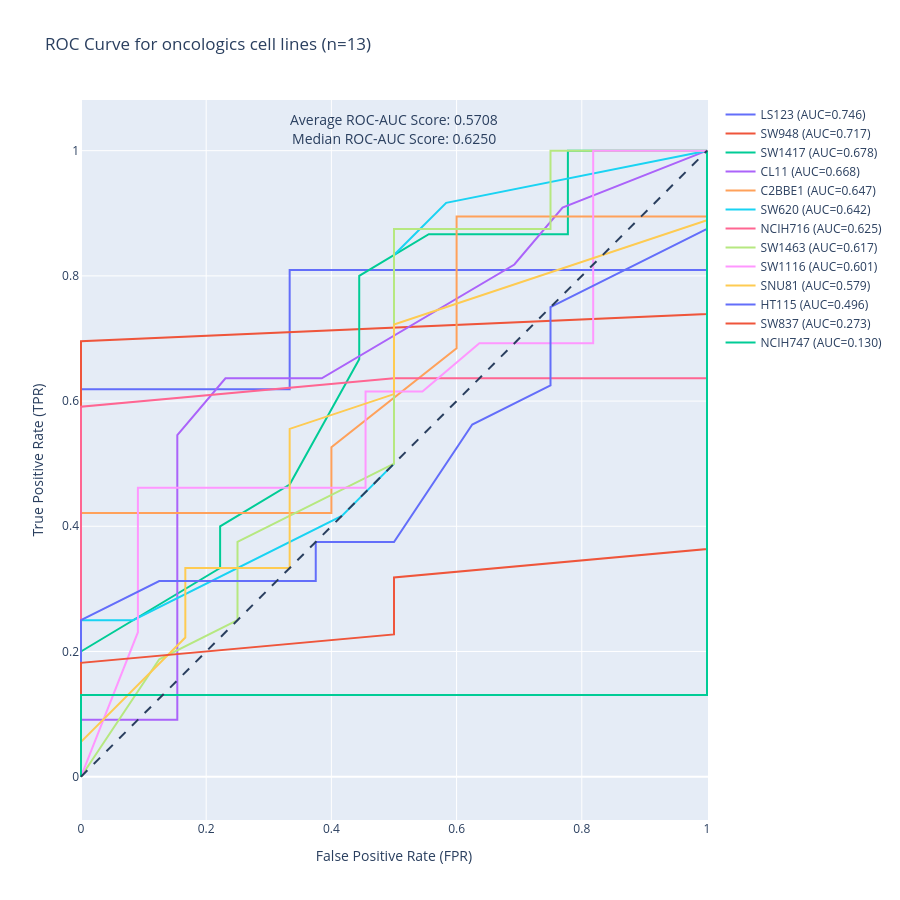

Notebook cell for this chart:
### Markdown cell above
## 3. ROC and PR Curves (with New Features)

ROC (Receiver Operating Characteristic) and PR (Precision-Recall) curves assess model discrimination ability.

**New features**:
- **Enhanced hover**: Shows threshold, MCC, balanced accuracy, N pos/neg, confidence intervals
- **Threshold sweeps**: Micro-sensitivity analysis around the configured threshold
- **Bootstrap CIs**: Confidence intervals for AUC scores (if enabled in config)

**Interpretation**:
- **ROC-AUC > 0.7**: Good discrimination
- **PR-AUC**: Better for imbalanced datasets
- Curves closer to top-left = better performance

### Code cell
# Generate ROC and PR curves with all enhancements
make_roc_plots(
    results_dir=str(results_dir),
    plots_dir=str(plots_dir),
    show=show,
    tissue='oncologics',
    width=900,
    height=900,
    plot_sweeps=True  # Enable threshold sweep visualization
)

### Figure 1 — Plotly figure (JSON) as saved in the notebook; plotly's stock layout.template omitted (floating-point values rounded to 4 significant figures)
{"data": [{"customdata": [[1e-05, 0.5, 21, 3, 0.5238, 0.913, 0.8974, 0.9944], [1e-05, 0.5, 21, 3, 0.5238, 0.913, 0.8974, 0.9944], [1e-05, 0.5, 21, 3, 0.5238, 0.913, 0.8974, 0.9944], [1e-05, 0.5, 21, 3, 0.5238, 0.913, 0.8974, 0.9944], [1e-05, 0.5, 21, 3, 0.5238, 0.913, 0.8974, 0.9944], [1e-05, 0.5, 21, 3, 0.5238, 0.913, 0.8974, 0.9944], [1e-05, 0.5, 21, 3, 0.5238, 0.913, 0.8974, 0.9944], [1e-05, 0.5, 21, 3, 0.5238, 0.913, 0.8974, 0.9944], [1e-05, 0.5, 21, 3, 0.5238, 0.913, 0.8974, 0.9944], [1e-05, 0.5, 21, 3, 0.5238, 0.913, 0.8974, 0.9944]], "hovertemplate": "<b>%{text}</b><br>x=%{x:.3f}, y=%{y:.3f}<br>threshold=%{customdata[0]}<br>BalAcc=%{customdata[1]}<br>Npos=%{customdata[2]} | Nneg=%{customdata[3]}<br>ROC CI=[%{customdata[4]}, %{customdata[5]}]<br>PR CI=[%{customdata[6]}, %{customdata[7]}]<extra></extra>", "mode": "lines", "name": "LS123 (AUC=0.746)", "text": ["LS123", "LS123", "LS123", "LS123", "LS123", "LS123", "LS123", "LS123", "LS123", "LS123"], "type": "scatter", "x": [0, 0, 0, 0, 0, 0, 0.3333, 0.3333, 1, 1], "y": [0, 0.09524, 0.2857, 0.3333, 0.5238, 0.619, 0.619, 0.8095, 0.8095, 1]}, {"customdata": [[1e-05, 0.5, 23, 1, 0.5435, 0.8913, 0.9343, 0.9944], [1e-05, 0.5, 23, 1, 0.5435, 0.8913, 0.9343, 0.9944], [1e-05, 0.5, 23, 1, 0.5435, 0.8913, 0.9343, 0.9944], [1e-05, 0.5, 23, 1, 0.5435, 0.8913, 0.9343, 0.9944], [1e-05, 0.5, 23, 1, 0.5435, 0.8913, 0.9343, 0.9944], [1e-05, 0.5, 23, 1, 0.5435, 0.8913, 0.9343, 0.9944], [1e-05, 0.5, 23, 1, 0.5435, 0.8913, 0.9343, 0.9944], [1e-05, 0.5, 23, 1, 0.5435, 0.8913, 0.9343, 0.9944], [1e-05, 0.5, 23, 1, 0.5435, 0.8913, 0.9343, 0.9944], [1e-05, 0.5, 23, 1, 0.5435, 0.8913, 0.9343, 0.9944]], "hovertemplate": "<b>%{text}</b><br>x=%{x:.3f}, y=%{y:.3f}<br>threshold=%{customdata[0]}<br>BalAcc=%{customdata[1]}<br>Npos=%{customdata[2]} | Nneg=%{customdata[3]}<br>ROC CI=[%{customdata[4]}, %{customdata[5]}]<br>PR CI=[%{customdata[6]}, %{customdata[7]}]<extra></extra>", "mode": "lines", "name": "SW948 (AUC=0.717)", "text": ["SW948", "SW948", "SW948", "SW948", "SW948", "SW948", "SW948", "SW948", "SW948", "SW948"], "type": "scatter", "x": [0, 0, 0, 0, 0, 0, 0, 0, 1, 1], "y": [0, 0.1739, 0.2609, 0.3043, 0.4783, 0.5217, 0.6087, 0.6957, 0.7391, 1]}, {"customdata": [[1e-05, 0.5, 15, 9, 0.4183, 0.8937, 0.5635, 0.9429], [1e-05, 0.5, 15, 9, 0.4183, 0.8937, 0.5635, 0.9429], [1e-05, 0.5, 15, 9, 0.4183, 0.8937, 0.5635, 0.9429], [1e-05, 0.5, 15, 9, 0.4183, 0.8937, 0.5635, 0.9429], [1e-05, 0.5, 15, 9, 0.4183, 0.8937, 0.5635, 0.9429], [1e-05, 0.5, 15, 9, 0.4183, 0.8937, 0.5635, 0.9429], [1e-05, 0.5, 15, 9, 0.4183, 0.8937, 0.5635, 0.9429], [1e-05, 0.5, 15, 9, 0.4183, 0.8937, 0.5635, 0.9429], [1e-05, 0.5, 15, 9, 0.4183, 0.8937, 0.5635, 0.9429], [1e-05, 0.5, 15, 9, 0.4183, 0.8937, 0.5635, 0.9429], [1e-05, 0.5, 15, 9, 0.4183, 0.8937, 0.5635, 0.9429], [1e-05, 0.5, 15, 9, 0.4183, 0.8937, 0.5635, 0.9429]], "hovertemplate": "<b>%{text}</b><br>x=%{x:.3f}, y=%{y:.3f}<br>threshold=%{customdata[0]}<br>BalAcc=%{customdata[1]}<br>Npos=%{customdata[2]} | Nneg=%{customdata[3]}<br>ROC CI=[%{customdata[4]}, %{customdata[5]}]<br>PR CI=[%{customdata[6]}, %{customdata[7]}]<extra></extra>", "mode": "lines", "name": "SW1417 (AUC=0.678)", "text": ["SW1417", "SW1417", "SW1417", "SW1417", "SW1417", "SW1417", "SW1417", "SW1417", "SW1417", "SW1417", "SW1417", "SW1417"], "type": "scatter", "x": [0, 0, 0, 0.2222, 0.2222, 0.3333, 0.4444, 0.4444, 0.5556, 0.7778, 0.7778, 1], "y": [0, 0.06667, 0.2, 0.3333, 0.4, 0.4667, 0.6667, 0.8, 0.8667, 0.8667, 1, 1]}, {"customdata": [[1e-05, 0.5, 11, 13, 0.438, 0.8853, 0.3661, 0.8926], [1e-05, 0.5, 11, 13, 0.438, 0.8853, 0.3661, 0.8926], [1e-05, 0.5, 11, 13, 0.438, 0.8853, 0.3661, 0.8926], [1e-05, 0.5, 11, 13, 0.438, 0.8853, 0.3661, 0.8926], [1e-05, 0.5, 11, 13, 0.438, 0.8853, 0.3661, 0.8926], [1e-05, 0.5, 11, 13, 0.438, 0.8853, 0.3661, 0.8926], [1e-05, 0.5, 11, 13, 0.438, 0.8853, 0.3661, 0.8926], [1e-05, 0.5, 11, 13, 0.438, 0.8853, 0.3661, 0.8926], [1e-05, 0.5, 11, 13, 0.438, 0.8853, 0.3661, 0.8926], [1e-05, 0.5, 11, 13, 0.438, 0.8853, 0.3661, 0.8926]], "hovertemplate": "<b>%{text}</b><br>x=%{x:.3f}, y=%{y:.3f}<br>threshold=%{customdata[0]}<br>BalAcc=%{customdata[1]}<br>Npos=%{customdata[2]} | Nneg=%{customdata[3]}<br>ROC CI=[%{customdata[4]}, %{customdata[5]}]<br>PR CI=[%{customdata[6]}, %{customdata[7]}]<extra></extra>", "mode": "lines", "name": "CL11 (AUC=0.668)", "text": ["CL11", "CL11", "CL11", "CL11", "CL11", "CL11", "CL11", "CL11", "CL11", "CL11"], "type": "scatter", "x": [0, 0, 0.1538, 0.1538, 0.1538, 0.2308, 0.3846, 0.6923, 0.7692, 1], "y": [0, 0.09091, 0.09091, 0.1818, 0.5455, 0.6364, 0.6364, 0.8182, 0.9091, 1]}, {"customdata": [[1e-05, 0.5, 19, 5, 0.36, 0.886, 0.7711, 0.9886], [1e-05, 0.5, 19, 5, 0.36, 0.886, 0.7711, 0.9886], [1e-05, 0.5, 19, 5, 0.36, 0.886, 0.7711, 0.9886], [1e-05, 0.5, 19, 5, 0.36, 0.886, 0.7711, 0.9886], [1e-05, 0.5, 19, 5, 0.36, 0.886, 0.7711, 0.9886], [1e-05, 0.5, 19, 5, 0.36, 0.886, 0.7711, 0.9886], [1e-05, 0.5, 19, 5, 0.36, 0.886, 0.7711, 0.9886], [1e-05, 0.5, 19, 5, 0.36, 0.886, 0.7711, 0.9886], [1e-05, 0.5, 19, 5, 0.36, 0.886, 0.7711, 0.9886], [1e-05, 0.5, 19, 5, 0.36, 0.886, 0.7711, 0.9886], [1e-05, 0.5, 19, 5, 0.36, 0.886, 0.7711, 0.9886]], "hovertemplate": "<b>%{text}</b><br>x=%{x:.3f}, y=%{y:.3f}<br>threshold=%{customdata[0]}<br>BalAcc=%{customdata[1]}<br>Npos=%{customdata[2]} | Nneg=%{customdata[3]}<br>ROC CI=[%{customdata[4]}, %{customdata[5]}]<br>PR CI=[%{customdata[6]}, %{customdata[7]}]<extra></extra>", "mode": "lines", "name": "C2BBE1 (AUC=0.647)", "text": ["C2BBE1", "C2BBE1", "C2BBE1", "C2BBE1", "C2BBE1", "C2BBE1", "C2BBE1", "C2BBE1", "C2BBE1", "C2BBE1", "C2BBE1"], "type": "scatter", "x": [0, 0, 0, 0, 0, 0.4, 0.4, 0.6, 0.6, 1, 1], "y": [0, 0.05263, 0.2632, 0.3158, 0.4211, 0.4211, 0.5263, 0.6842, 0.8947, 0.8947, 1]}, {"customdata": [[1e-05, 0.5, 12, 12, 0.3745, 0.8643, 0.4268, 0.8573], [1e-05, 0.5, 12, 12, 0.3745, 0.8643, 0.4268, 0.8573], [1e-05, 0.5, 12, 12, 0.3745, 0.8643, 0.4268, 0.8573], [1e-05, 0.5, 12, 12, 0.3745, 0.8643, 0.4268, 0.8573], [1e-05, 0.5, 12, 12, 0.3745, 0.8643, 0.4268, 0.8573], [1e-05, 0.5, 12, 12, 0.3745, 0.8643, 0.4268, 0.8573], [1e-05, 0.5, 12, 12, 0.3745, 0.8643, 0.4268, 0.8573], [1e-05, 0.5, 12, 12, 0.3745, 0.8643, 0.4268, 0.8573], [1e-05, 0.5, 12, 12, 0.3745, 0.8643, 0.4268, 0.8573]], "hovertemplate": "<b>%{text}</b><br>x=%{x:.3f}, y=%{y:.3f}<br>threshold=%{customdata[0]}<br>BalAcc=%{customdata[1]}<br>Npos=%{customdata[2]} | Nneg=%{customdata[3]}<br>ROC CI=[%{customdata[4]}, %{customdata[5]}]<br>PR CI=[%{customdata[6]}, %{customdata[7]}]<extra></extra>", "mode": "lines", "name": "SW620 (AUC=0.642)", "text": ["SW620", "SW620", "SW620", "SW620", "SW620", "SW620", "SW620", "SW620", "SW620"], "type": "scatter", "x": [0, 0, 0, 0.08333, 0.4167, 0.5, 0.5, 0.5833, 1], "y": [0, 0.08333, 0.25, 0.25, 0.4167, 0.5, 0.8333, 0.9167, 1]}, {"customdata": [[1e-05, 0.5, 22, 2, 0.4502, 0.833, 0.8966, 0.9882], [1e-05, 0.5, 22, 2, 0.4502, 0.833, 0.8966, 0.9882], [1e-05, 0.5, 22, 2, 0.4502, 0.833, 0.8966, 0.9882], [1e-05, 0.5, 22, 2, 0.4502, 0.833, 0.8966, 0.9882], [1e-05, 0.5, 22, 2, 0.4502, 0.833, 0.8966, 0.9882], [1e-05, 0.5, 22, 2, 0.4502, 0.833, 0.8966, 0.9882], [1e-05, 0.5, 22, 2, 0.4502, 0.833, 0.8966, 0.9882], [1e-05, 0.5, 22, 2, 0.4502, 0.833, 0.8966, 0.9882], [1e-05, 0.5, 22, 2, 0.4502, 0.833, 0.8966, 0.9882], [1e-05, 0.5, 22, 2, 0.4502, 0.833, 0.8966, 0.9882]], "hovertemplate": "<b>%{text}</b><br>x=%{x:.3f}, y=%{y:.3f}<br>threshold=%{customdata[0]}<br>BalAcc=%{customdata[1]}<br>Npos=%{customdata[2]} | Nneg=%{customdata[3]}<br>ROC CI=[%{customdata[4]}, %{customdata[5]}]<br>PR CI=[%{customdata[6]}, %{customdata[7]}]<extra></extra>", "mode": "lines", "name": "NCIH716 (AUC=0.625)", "text": ["NCIH716", "NCIH716", "NCIH716", "NCIH716", "NCIH716", "NCIH716", "NCIH716", "NCIH716", "NCIH716", "NCIH716"], "type": "scatter", "x": [0, 0, 0, 0, 0, 0, 0, 0.5, 1, 1], "y": [0, 0.04545, 0.1364, 0.1818, 0.3636, 0.4091, 0.5909, 0.6364, 0.6364, 1]}, {"customdata": [[1e-05, 0.5, 16, 8, 0.3343, 0.851, 0.522, 0.9636], [1e-05, 0.5, 16, 8, 0.3343, 0.851, 0.522, 0.9636], [1e-05, 0.5, 16, 8, 0.3343, 0.851, 0.522, 0.9636], [1e-05, 0.5, 16, 8, 0.3343, 0.851, 0.522, 0.9636], [1e-05, 0.5, 16, 8, 0.3343, 0.851, 0.522, 0.9636], [1e-05, 0.5, 16, 8, 0.3343, 0.851, 0.522, 0.9636], [1e-05, 0.5, 16, 8, 0.3343, 0.851, 0.522, 0.9636], [1e-05, 0.5, 16, 8, 0.3343, 0.851, 0.522, 0.9636], [1e-05, 0.5, 16, 8, 0.3343, 0.851, 0.522, 0.9636], [1e-05, 0.5, 16, 8, 0.3343, 0.851, 0.522, 0.9636]], "hovertemplate": "<b>%{text}</b><br>x=%{x:.3f}, y=%{y:.3f}<br>threshold=%{customdata[0]}<br>BalAcc=%{customdata[1]}<br>Npos=%{customdata[2]} | Nneg=%{customdata[3]}<br>ROC CI=[%{customdata[4]}, %{customdata[5]}]<br>PR CI=[%{customdata[6]}, %{customdata[7]}]<extra></extra>", "mode": "lines", "name": "SW1463 (AUC=0.617)", "text": ["SW1463", "SW1463", "SW1463", "SW1463", "SW1463", "SW1463", "SW1463", "SW1463", "SW1463", "SW1463"], "type": "scatter", "x": [0, 0.125, 0.25, 0.25, 0.5, 0.5, 0.5, 0.75, 0.75, 1], "y": [0, 0.1875, 0.25, 0.375, 0.5, 0.625, 0.875, 0.875, 1, 1]}, {"customdata": [[1e-05, 0.5, 13, 11, 0.3569, 0.8364, 0.4567, 0.9201], [1e-05, 0.5, 13, 11, 0.3569, 0.8364, 0.4567, 0.9201], [1e-05, 0.5, 13, 11, 0.3569, 0.8364, 0.4567, 0.9201], [1e-05, 0.5, 13, 11, 0.3569, 0.8364, 0.4567, 0.9201], [1e-05, 0.5, 13, 11, 0.3569, 0.8364, 0.4567, 0.9201], [1e-05, 0.5, 13, 11, 0.3569, 0.8364, 0.4567, 0.9201], [1e-05, 0.5, 13, 11, 0.3569, 0.8364, 0.4567, 0.9201], [1e-05, 0.5, 13, 11, 0.3569, 0.8364, 0.4567, 0.9201], [1e-05, 0.5, 13, 11, 0.3569, 0.8364, 0.4567, 0.9201], [1e-05, 0.5, 13, 11, 0.3569, 0.8364, 0.4567, 0.9201], [1e-05, 0.5, 13, 11, 0.3569, 0.8364, 0.4567, 0.9201]], "hovertemplate": "<b>%{text}</b><br>x=%{x:.3f}, y=%{y:.3f}<br>threshold=%{customdata[0]}<br>BalAcc=%{customdata[1]}<br>Npos=%{customdata[2]} | Nneg=%{customdata[3]}<br>ROC CI=[%{customdata[4]}, %{customdata[5]}]<br>PR CI=[%{customdata[6]}, %{customdata[7]}]<extra></extra>", "mode": "lines", "name": "SW1116 (AUC=0.601)", "text": ["SW1116", "SW1116", "SW1116", "SW1116", "SW1116", "SW1116", "SW1116", "SW1116", "SW1116", "SW1116", "SW1116"], "type": "scatter", "x": [0, 0.09091, 0.09091, 0.09091, 0.4545, 0.4545, 0.5455, 0.6364, 0.8182, 0.8182, 1], "y": [0, 0.2308, 0.3846, 0.4615, 0.4615, 0.6154, 0.6154, 0.6923, 0.6923, 1, 1]}, {"customdata": [[1e-05, 0.5, 18, 6, 0.2976, 0.8318, 0.612, 0.9699], [1e-05, 0.5, 18, 6, 0.2976, 0.8318, 0.612, 0.9699], [1e-05, 0.5, 18, 6, 0.2976, 0.8318, 0.612, 0.9699], [1e-05, 0.5, 18, 6, 0.2976, 0.8318, 0.612, 0.9699], [1e-05, 0.5, 18, 6, 0.2976, 0.8318, 0.612, 0.9699], [1e-05, 0.5, 18, 6, 0.2976, 0.8318, 0.612, 0.9699], [1e-05, 0.5, 18, 6, 0.2976, 0.8318, 0.612, 0.9699], [1e-05, 0.5, 18, 6, 0.2976, 0.8318, 0.612, 0.9699], [1e-05, 0.5, 18, 6, 0.2976, 0.8318, 0.612, 0.9699], [1e-05, 0.5, 18, 6, 0.2976, 0.8318, 0.612, 0.9699], [1e-05, 0.5, 18, 6, 0.2976, 0.8318, 0.612, 0.9699]], "hovertemplate": "<b>%{text}</b><br>x=%{x:.3f}, y=%{y:.3f}<br>threshold=%{customdata[0]}<br>BalAcc=%{customdata[1]}<br>Npos=%{customdata[2]} | Nneg=%{customdata[3]}<br>ROC CI=[%{customdata[4]}, %{customdata[5]}]<br>PR CI=[%{customdata[6]}, %{customdata[7]}]<extra></extra>", "mode": "lines", "name": "SNU81 (AUC=0.579)", "text": ["SNU81", "SNU81", "SNU81", "SNU81", "SNU81", "SNU81", "SNU81", "SNU81", "SNU81", "SNU81", "SNU81"], "type": "scatter", "x": [0, 0, 0.1667, 0.1667, 0.3333, 0.3333, 0.5, 0.5, 0.6667, 1, 1], "y": [0, 0.05556, 0.2222, 0.3333, 0.3333, 0.5556, 0.6111, 0.7222, 0.7778, 0.8889, 1]}, {"customdata": [[1e-05, 0.5, 16, 8, 0.25, 0.7323, 0.5692, 0.9083], [1e-05, 0.5, 16, 8, 0.25, 0.7323, 0.5692, 0.9083], [1e-05, 0.5, 16, 8, 0.25, 0.7323, 0.5692, 0.9083], [1e-05, 0.5, 16, 8, 0.25, 0.7323, 0.5692, 0.9083], [1e-05, 0.5, 16, 8, 0.25, 0.7323, 0.5692, 0.9083], [1e-05, 0.5, 16, 8, 0.25, 0.7323, 0.5692, 0.9083], [1e-05, 0.5, 16, 8, 0.25, 0.7323, 0.5692, 0.9083], [1e-05, 0.5, 16, 8, 0.25, 0.7323, 0.5692, 0.9083], [1e-05, 0.5, 16, 8, 0.25, 0.7323, 0.5692, 0.9083], [1e-05, 0.5, 16, 8, 0.25, 0.7323, 0.5692, 0.9083], [1e-05, 0.5, 16, 8, 0.25, 0.7323, 0.5692, 0.9083]], "hovertemplate": "<b>%{text}</b><br>x=%{x:.3f}, y=%{y:.3f}<br>threshold=%{customdata[0]}<br>BalAcc=%{customdata[1]}<br>Npos=%{customdata[2]} | Nneg=%{customdata[3]}<br>ROC CI=[%{customdata[4]}, %{customdata[5]}]<br>PR CI=[%{customdata[6]}, %{customdata[7]}]<extra></extra>", "mode": "lines", "name": "HT115 (AUC=0.496)", "text": ["HT115", "HT115", "HT115", "HT115", "HT115", "HT115", "HT115", "HT115", "HT115", "HT115", "HT115"], "type": "scatter", "x": [0, 0, 0.125, 0.375, 0.375, 0.5, 0.625, 0.75, 0.75, 1, 1], "y": [0, 0.25, 0.3125, 0.3125, 0.375, 0.375, 0.5625, 0.625, 0.75, 0.875, 1]}, {"customdata": [[1e-05, 0.5, 22, 2, 0.09378, 0.4783, 0.7463, 0.9685], [1e-05, 0.5, 22, 2, 0.09378, 0.4783, 0.7463, 0.9685], [1e-05, 0.5, 22, 2, 0.09378, 0.4783, 0.7463, 0.9685], [1e-05, 0.5, 22, 2, 0.09378, 0.4783, 0.7463, 0.9685], [1e-05, 0.5, 22, 2, 0.09378, 0.4783, 0.7463, 0.9685], [1e-05, 0.5, 22, 2, 0.09378, 0.4783, 0.7463, 0.9685], [1e-05, 0.5, 22, 2, 0.09378, 0.4783, 0.7463, 0.9685], [1e-05, 0.5, 22, 2, 0.09378, 0.4783, 0.7463, 0.9685]], "hovertemplate": "<b>%{text}</b><br>x=%{x:.3f}, y=%{y:.3f}<br>threshold=%{customdata[0]}<br>BalAcc=%{customdata[1]}<br>Npos=%{customdata[2]} | Nneg=%{customdata[3]}<br>ROC CI=[%{customdata[4]}, %{customdata[5]}]<br>PR CI=[%{customdata[6]}, %{customdata[7]}]<extra></extra>", "mode": "lines", "name": "SW837 (AUC=0.273)", "text": ["SW837", "SW837", "SW837", "SW837", "SW837", "SW837", "SW837", "SW837"], "type": "scatter", "x": [0, 0, 0, 0.5, 0.5, 1, 1, 1], "y": [0, 0.04545, 0.1818, 0.2273, 0.3182, 0.3636, 0.5455, 1]}, {"customdata": [[1e-05, 0.5, 23, 1, 0.04348, 0.2727, 0.7993, 0.9519], [1e-05, 0.5, 23, 1, 0.04348, 0.2727, 0.7993, 0.9519], [1e-05, 0.5, 23, 1, 0.04348, 0.2727, 0.7993, 0.9519], [1e-05, 0.5, 23, 1, 0.04348, 0.2727, 0.7993, 0.9519], [1e-05, 0.5, 23, 1, 0.04348, 0.2727, 0.7993, 0.9519], [1e-05, 0.5, 23, 1, 0.04348, 0.2727, 0.7993, 0.9519], [1e-05, 0.5, 23, 1, 0.04348, 0.2727, 0.7993, 0.9519], [1e-05, 0.5, 23, 1, 0.04348, 0.2727, 0.7993, 0.9519]], "hovertemplate": "<b>%{text}</b><br>x=%{x:.3f}, y=%{y:.3f}<br>threshold=%{customdata[0]}<br>BalAcc=%{customdata[1]}<br>Npos=%{customdata[2]} | Nneg=%{customdata[3]}<br>ROC CI=[%{customdata[4]}, %{customdata[5]}]<br>PR CI=[%{customdata[6]}, %{customdata[7]}]<extra></extra>", "mode": "lines", "name": "NCIH747 (AUC=0.130)", "text": ["NCIH747", "NCIH747", "NCIH747", "NCIH747", "NCIH747", "NCIH747", "NCIH747", "NCIH747"], "type": "scatter", "x": [0, 0, 0, 1, 1, 1, 1, 1], "y": [0, 0.04348, 0.1304, 0.1304, 0.2174, 0.4783, 0.8261, 1]}], "layout": {"annotations": [{"font": {"size": 14}, "showarrow": false, "text": "Average ROC-AUC Score: 0.5708", "x": 0.5, "y": 1.05}, {"font": {"size": 14}, "showarrow": false, "text": "Median ROC-AUC Score: 0.6250", "x": 0.5, "y": 1.02}], "height": 900, "shapes": [{"line": {"dash": "dash"}, "type": "line", "x0": 0, "x1": 1, "y0": 0, "y1": 1}], "title": {"text": "ROC Curve for oncologics cell lines (n=13)"}, "width": 900, "xaxis": {"constrain": "domain", "title": {"text": "False Positive Rate (FPR)"}}, "yaxis": {"scaleanchor": "x", "scaleratio": 1, "title": {"text": "True Positive Rate (TPR)"}}}}
